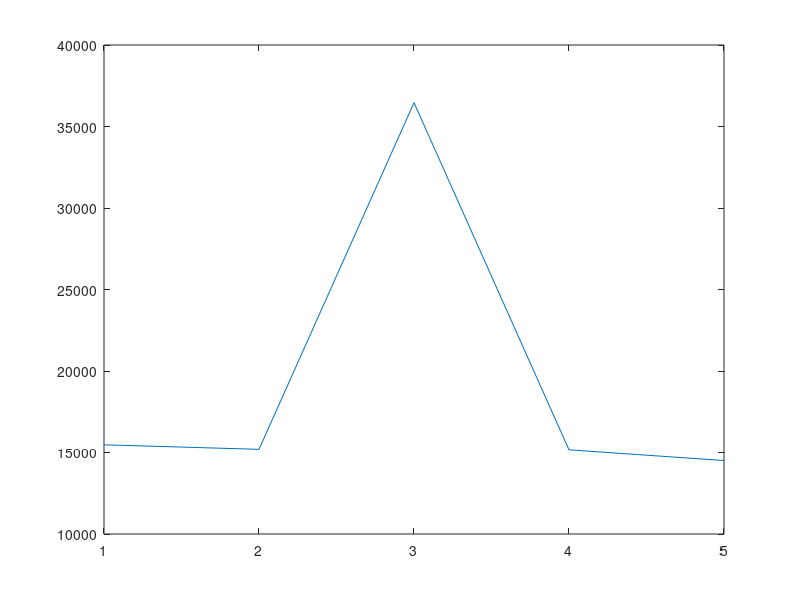

The MATLAB script that drew this image:
% Simulation
% The FCFS scheme

clear all
close all

% # of flows
K = 5;

% maximum packet size (bits)
Max = 4500;

% link speed (Bytes/s)
C = 1e+6/8;

% normal packet rate (packet/second)
lambda = 10;

% ill packet rate
lambda_x = 3*lambda;

% length of a time slot (unit: second)
t_slot = 1e-2;

% Simulation duration (unit: second)
Ts = 200;

% total simulation time slot
T = Ts/t_slot;

%% generate the ill-behaved traffic
jj = 1;
f_arr_time_x = 0;
f_pkt_size_x = 0;
f_px = 1/lambda_x;
tp_x = 0;

while tp_x<=Ts
    
    f_int_time_x = exprnd(f_px); %% packet inter-arrival time follows exponential distribution
    f_arr_time_x(jj) = tp_x+f_int_time_x;
    
    % packet size
    pkt = ceil(rand(1)*Max);
    f_pkt_size_x(jj) = pkt;
    
    tp_x = f_arr_time_x(jj);
    
    jj = jj+1;
end

temp_len = length(f_arr_time_x);
%%

% normal traffic initialization
f_p = 1/lambda;
tp = zeros(1,K);

% use a 2-D array to store the packet arrival time
f_arr_time = zeros(K,temp_len);
% packet size
f_pkt_size = zeros(K,temp_len);

% for every flow, store its arrival time
for j=1:K
    ii = 1;
    
    while tp(j)<=Ts
        
        f_int_time(j) = exprnd(f_p); %% packet inter-arrival time follows exponential distribution        
        f_arr_time(j,ii) = tp(j)+f_int_time(j);
        
        % packet size
        pkt = ceil(rand(1)*Max);        
        f_pkt_size(j,ii) = pkt;
        
        tp(j) = f_arr_time(j,ii);
        
        ii = ii+1;
    end
end

f_arr_time(3,:) = f_arr_time_x;
f_pkt_size(3,:) = f_pkt_size_x;

% flow packet arrival time in terms of time slot
f_arr = ceil(f_arr_time/t_slot);
%%

% 2D array
fcfs_queue = zeros(2,temp_len);  %% queue initialization
fcfs_queue_len = 0;

fcfs_flag = 0;   %% transmission flag

% packets received
fcfs_rev_pkt = zeros(1,K);

% Deficit RR pointer
RR_pointer = 1;

% start discrete time random event simulation
t = 1;

while t<=T
    
    for j=1:K
        % event: flow packet arrives
        temp = f_arr(j,find(f_arr(j,:)>0));        
        f_arr_pkt = (temp>=(t-1)).*(temp<t);
        
        % insert into queue
        if sum(f_arr_pkt)==1
            fcfs_queue(1,fcfs_queue_len+1) = j;
            
            temp_i = find(f_arr_pkt==1);
            fcfs_queue(2,fcfs_queue_len+1) = f_pkt_size(j,temp_i);
            
            fcfs_queue_len = fcfs_queue_len + 1;
        end
        
    end    
    
    % event: starts transmissions
    if (fcfs_queue_len>0)&&(fcfs_flag==0)
        
        fcfs_flag = 1;
        
        trans_time = ceil((fcfs_queue(2,1)/C)/t_slot);
        
        fcfs_start_time = t;
        
    end
    
    % event: finishes transmission
    if (fcfs_flag>0)&&(t-fcfs_start_time+1==trans_time)
        
        % received packets
        temp_q = fcfs_queue(1,1);
        
        fcfs_rev_pkt(temp_q) = fcfs_rev_pkt(temp_q) + fcfs_queue(2,1);
        fcfs_rev_pkt(temp_q)
        % delete the arrival time of the transmitted packet
        temp_p = fcfs_queue(1,[2:end]);
        fcfs_queue(1,[1:end-1]) = temp_p;
        
        temp_j = fcfs_queue(2,[2:end]);
        fcfs_queue(2,[1:end-1]) = temp_j;
        
        fcfs_queue_len = fcfs_queue_len-1;
        
        fcfs_flag = 0;
        fcfs_start_time = 0;
        
    end
    
    t = t+1;
end

% throughput
S = fcfs_rev_pkt/Ts;
out=[[1:K],S];
save fcfs_out.mat out
figure(1)
plot([1:K],S);

